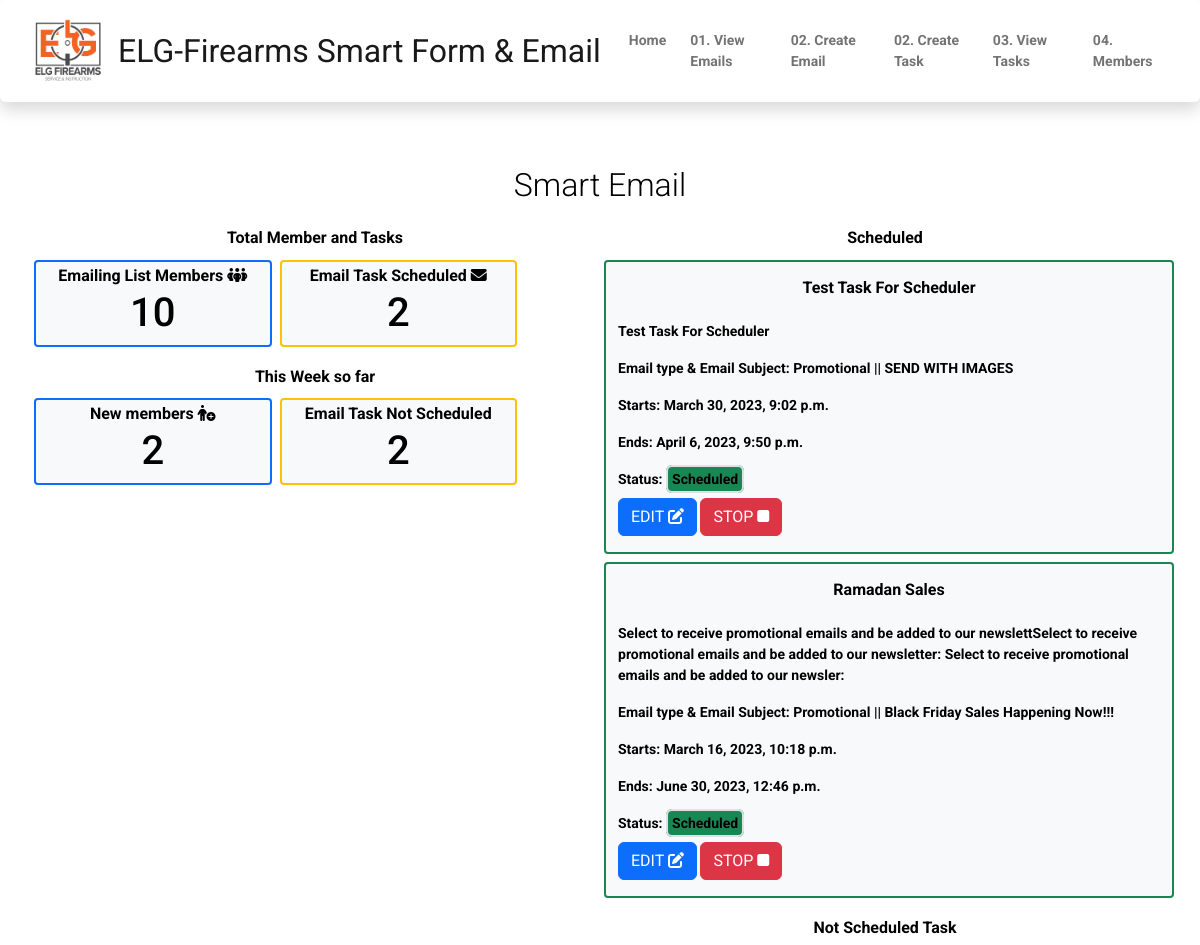
The app's page /master/, older data.
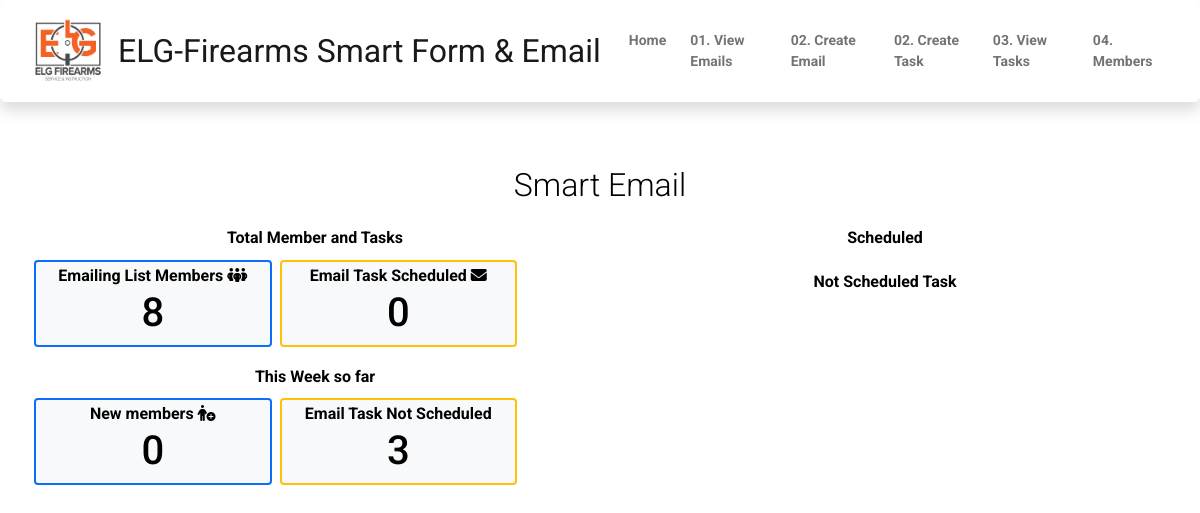
The same page, newer data.
### smart_emailApp/models.py (models this page shows, shortened)
class EmailTask(models.Model):
    task_type = (
        ('Once', 'Once'),
        ('Daily', 'Daily'),
        ('Weekly', 'Weekly'),
        ('Monthly', 'Monthly'),
    )
    task_status = (
        ('Scheduled', 'Scheduled'),
        ('STOPPED', 'STOPPED'),
        ('Not Scheduled', 'Not Scheduled'),
        ('Expired', 'Expired'),
    )
    priority_level = (
        ('Low', 'Low'),
        ('Medium', 'Medium'),
        ('High', 'High'),
    )
    task_name = models.CharField(max_length=200)
    task_occurence = models.CharField(max_length=50, choices=task_type, null=True, blank=True)
    task_description = models.TextField(max_length=200)
    recipients = models.CharField(max_length=1000)
    sender = models.EmailField()
    emailToSend = models.ForeignKey(Emails, on_delete=models.CASCADE, null=True, blank=True)
    created_at = models.DateTimeField(auto_now_add=True)
    date_from = models.DateTimeField()
    date_to_sending = models.DateTimeField()
    status = models.CharField(max_length=50, choices=task_status, null=True, blank=True)
    priority = models.CharField(max_length=50, choices=priority_level, null=True, blank=True)
    error_message = models.TextField(null=True, blank=True)
    updated_at = models.DateField(auto_now=True, null=True, blank=True)

class Emails(models.Model):
    email_type = (
        ('Promotional', 'Promotional'),
        ('Store News', 'Store News'),
        ('Seasonal Sales', 'Seasonal Sales'),
    )
    subject = models.CharField(max_length=100)
    body = models.TextField(max_length=1000)
    emailtype = models.CharField(max_length=50, choices=email_type, null=True)
    product1_image = models.ImageField(upload_to="email_imageAttachment/", null=True, blank=True, default=None)
    product1_name = models.CharField(max_length=60, null=True, blank=True)
    product1_description = models.CharField(max_length=200, null=True, blank=True)
    product1_link = models.URLField(max_length=100, null=True, blank=True)
    product2_image = models.ImageField(upload_to="email_imageAttachment/", null=True, blank=True, default=None)
    product2_name = models.CharField(max_length=60, null=True, blank=True)
    product2_description = models.CharField(max_length=200, null=True, blank=True)
    product2_link = models.URLField(max_length=100, null=True, blank=True)
    product3_image = models.ImageField(upload_to="email_imageAttachment/", null=True, blank=True, default=None)
    product3_name = models.CharField(max_length=60, null=True, blank=True)
    product3_description = models.CharField(max_length=200, null=True, blank=True)
    product3_link = models.URLField(max_length=100, null=True, blank=True)
    product4_image = models.ImageField(upload_to="email_imageAttachment/", null=True, blank=True, default=None)
    product4_name = models.CharField(max_length=60, null=True, blank=True)
    product4_description = models.CharField(max_length=200, null=True, blank=True)
    product4_link = models.URLField(max_length=100, null=True, blank=True)
    created_at = models.DateTimeField(auto_now_add=True)
    updated_at = models.DateField(auto_now=True, null=True, blank=True)
    def __str__(self):
        return f'{self.emailtype} || {self.subject}'

### smart_emailApp/views.py (the view)
# urls.py: path('', views.home_view, name='master_home'),
def home_view(request):
    from django.db.models import Q
    members_count = User.objects.count()
    today = datetime.today()
    thirty_days_ago = today - timedelta(days=7)
    last7days = User.objects.filter(created_at__gte=thirty_days_ago).count()
    numberOf_scheduled_tasks = EmailTask.objects.filter(status="Scheduled").count()
    numberNOt_scheduled_tasks = EmailTask.objects.filter(
        Q(status='Not Scheduled') | Q(status='Expired') | Q(status='STOPPED')).count()
    only_scheduled_tasks = EmailTask.objects.filter(
        Q(status='Scheduled'),
        updated_at__gte=datetime.now() - timedelta(days=7)
    ).order_by('-date_from')[:3]
    not_scheduled_tasks = EmailTask.objects.filter(
        Q(status='Not Scheduled') | Q(status='Expired') | Q(status='STOPPED'),
        updated_at__gte=datetime.now() - timedelta(days=7)
    ).order_by('-date_to_sending')[:3]
    context = {
        "members_count": members_count,
        "last7days": last7days,
        "numberOf_scheduled_tasks": numberOf_scheduled_tasks,
        "numberNOt_scheduled_tasks": numberNOt_scheduled_tasks,
        'only_scheduled_tasks': only_scheduled_tasks,
        'not_scheduled_tasks': not_scheduled_tasks
    }
    return render(request, "smartemail/master_home.html", context)

### templates/smartemail/master_home.html (shortened to what this page needs)
{% extends "nav.html" %}
{% load static %}
{% block navbar %}
    <div class="container">
        <div class="row text-black">
            <h4 class="text-center p-3 lead fs-2"> Smart Email </h4>
            <div class="col-6">
                <div class="row mb-2">
                    <h6 class="text-center fw-bold"> Total Member and Tasks  </h6>
                    <div class="col-5 bg-light m-1 border border-primary border-2  rounded-1">
                        <h6 class="text-center m-1 fw-bold"> Emailing List Members <i class="fa-solid fa-people-group"></i></h6>
                        <h1 class="text-black text-center">{{ members_count }}</h1>
                    </div>
                    <div class="col-5 bg-light m-1 border border-warning border-2  rounded-1">
                        <h6 class="text-center m-1 fw-bold"> Email Task Scheduled <i class="fa-solid fa-envelope"></i> </h6>
                        <h1 class="text-black text-center">{{ numberOf_scheduled_tasks }}</h1>
                    </div>
                </div>
                <div class="row mt-3">
                    <h6 class="text-center fw-bold"> This Week so far </h6>
                    <div class="col-5 bg-light m-1 border border-primary border-2  rounded-1">
                        <h6 class="text-center m-1 fw-bold"> New members <i class="fa-solid fa-person-circle-plus"></i> </h6>
                        <h1 class="text-black text-center">{{ last7days }}</h1>
                    </div>
                    <div class="col-5 bg-light m-1 border border-warning border-2  rounded-1">
                        <h6 class="text-center m-1 fw-bold"> Email Task Not Scheduled</h6>
                        <h1 class="text-black text-center">{{ numberNOt_scheduled_tasks }}</h1>
                    </div>
                </div>
            </div>
            <div class="col-6">
                <div class="row mb-3">
                    <h6 class="text-center fw-bold">Scheduled </h6>
                    {% for task in only_scheduled_tasks %}
                        <div class="col-12 bg-light m-1 border border-success border-2 rounded-1 text-black ">
                            <h6 class="text-center fw-bolder p-3"> {{ task.task_name}} </h6>
                            <p class="fw-bold">
                                {{ task.task_description }}
                            </p>
                            <p class="fw-bold"> Email type & Email Subject:  <span class="text-black">  {{ task.emailToSend }}</span></p>
                            <p class="fw-bold"> Starts:<span class="text-black">  {{ task.date_from }}</span> </p>
                            <p  class="fw-bold"> Ends:<span class="text-black">   {{ task.date_to_sending }}</span> </p>
                            <div class="pb-2 fw-bold">Status: <span class="p-1 fw-bold bg-success border rounded">{{ task.status }}</span></div>
                            <a class="btn btn-primary mb-3" href="{% url 'edit_task' task.id  %}"> EDIT  <i class="fa-solid fa-pen-to-square"></i></a>
                            <form method="POST" action="{% url 'stop_task' task.id %}" class="d-inline">
                                <button class="btn btn-danger mb-3" type="submit"href="{% url 'stop_task' task.id %}"> STOP <i class="fa-solid fa-stop"></i></button>
                            </form>
                        </div>
                    {% endfor %}
                </div>
                <div class="row mt-3">
                    <h6 class="text-center fw-bold"> Not Scheduled Task  </h6>
                </div>
            </div>
        </div>
    </div>
{% endblock %}

Row changes from the older to the newer data that the page shows:
removed EmailTask: task_name "Test Task For Scheduler", task_description "Test Task For Scheduler", emailToSend "Promotional || SEND WITH IMAGES", date_from "March 30, 2023, 9:02 p.m.", date_to_sending "April 6, 2023, 9:50 p.m.", status "Scheduled"
no longer on this page (row edited): EmailTask: task_name "Ramadan Sales", task_description "Select to receive promotional emails and be added to our newslettSelect to receive promotional emails and be added to our newsletter: Select to receive promotional emails and be added to our newsler:", emailToSend "Promotional || Black Friday Sales Happening Now!!!", date_from "March 16, 2023, 10:18 p.m.", date_to_sending "June 30, 2023, 12:46 p.m.", status "Scheduled"
Text that changed along with them:
{{ members_count }}: "10" → "8"
{{ numberOf_scheduled_tasks }}: "2" → "0"
{{ last7days }}: "2" → "0"
{{ numberNOt_scheduled_tasks }}: "2" → "3"
